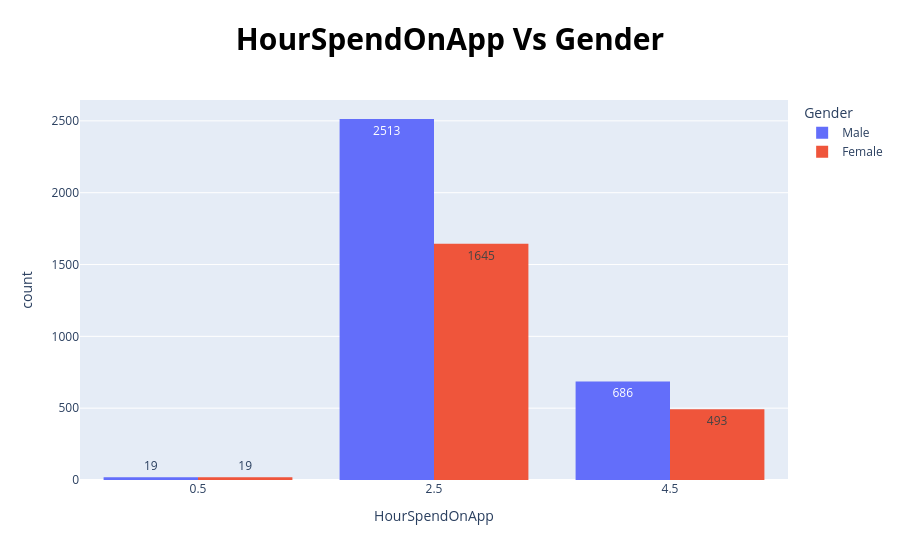

Source (notebook cell):
### Code cell
algorithm.bar_pixel_plot(data_frame , 'HourSpendOnApp' , 'Gender')

### Figure 1 — Plotly figure (JSON) as saved in the notebook; plotly's stock layout.template omitted (floating-point values rounded to 4 significant figures)
{"data": [{"alignmentgroup": "True", "bingroup": "x", "histfunc": "sum", "hovertemplate": "Gender=Male<br>HourSpendOnApp=%{x}<br>sum of count=%{y}<extra></extra>", "legendgroup": "Male", "marker": {"color": "#636efa", "pattern": {"shape": ""}}, "name": "Male", "offsetgroup": "Male", "orientation": "v", "showlegend": true, "texttemplate": "%{value}", "type": "histogram", "x": [0.0, 1.0, 2.0, 3.0, 4.0, 5.0], "xaxis": "x", "y": [2, 17, 903, 1610, 685, 1], "yaxis": "y"}, {"alignmentgroup": "True", "bingroup": "x", "histfunc": "sum", "hovertemplate": "Gender=Female<br>HourSpendOnApp=%{x}<br>sum of count=%{y}<extra></extra>", "legendgroup": "Female", "marker": {"color": "#EF553B", "pattern": {"shape": ""}}, "name": "Female", "offsetgroup": "Female", "orientation": "v", "showlegend": true, "texttemplate": "%{value}", "type": "histogram", "x": [0.0, 1.0, 2.0, 3.0, 4.0, 5.0], "xaxis": "x", "y": [1, 18, 568, 1077, 491, 2], "yaxis": "y"}], "layout": {"barmode": "group", "legend": {"title": {"text": "Gender"}, "tracegroupgap": 0}, "title": {"font": {"color": "black", "size": 30}, "text": "<b>HourSpendOnApp Vs Gender", "x": 0.5}, "xaxis": {"anchor": "y", "domain": [0, 1], "title": {"text": "HourSpendOnApp"}}, "yaxis": {"anchor": "x", "domain": [0, 1], "title": {"text": "count"}}}}
